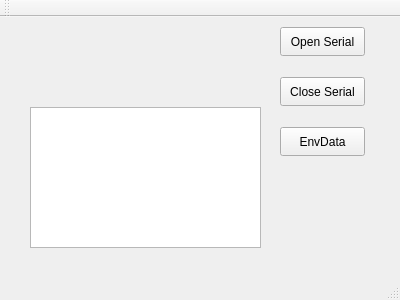
<?xml version="1.0" encoding="UTF-8"?>
<ui version="4.0">
 <class>MainWindow</class>
 <widget class="QMainWindow" name="MainWindow">
  <property name="geometry">
   <rect>
    <x>0</x>
    <y>0</y>
    <width>400</width>
    <height>300</height>
   </rect>
  </property>
  <property name="windowTitle">
   <string>MainWindow</string>
  </property>
  <widget class="QWidget" name="centralWidget">
   <widget class="QPushButton" name="OpenSerial">
    <property name="geometry">
     <rect>
      <x>280</x>
      <y>10</y>
      <width>85</width>
      <height>29</height>
     </rect>
    </property>
    <property name="text">
     <string>Open Serial</string>
    </property>
   </widget>
   <widget class="QPushButton" name="CloseSerial">
    <property name="geometry">
     <rect>
      <x>280</x>
      <y>60</y>
      <width>85</width>
      <height>29</height>
     </rect>
    </property>
    <property name="text">
     <string>Close Serial</string>
    </property>
   </widget>
   <widget class="QTextEdit" name="text">
    <property name="geometry">
     <rect>
      <x>30</x>
      <y>90</y>
      <width>231</width>
      <height>141</height>
     </rect>
    </property>
   </widget>
   <widget class="QPushButton" name="pushButton">
    <property name="geometry">
     <rect>
      <x>280</x>
      <y>110</y>
      <width>85</width>
      <height>29</height>
     </rect>
    </property>
    <property name="text">
     <string>EnvData</string>
    </property>
   </widget>
  </widget>
  <widget class="QMenuBar" name="menuBar">
   <property name="geometry">
    <rect>
     <x>0</x>
     <y>0</y>
     <width>400</width>
     <height>27</height>
    </rect>
   </property>
  </widget>
  <widget class="QToolBar" name="mainToolBar">
   <attribute name="toolBarArea">
    <enum>TopToolBarArea</enum>
   </attribute>
   <attribute name="toolBarBreak">
    <bool>false</bool>
   </attribute>
  </widget>
  <widget class="QStatusBar" name="statusBar"/>
 </widget>
 <layoutdefault spacing="6" margin="11"/>
 <resources/>
 <connections/>
</ui>
